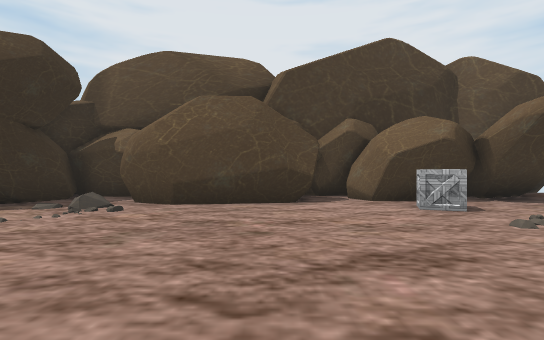
view 1 (above)

20 first-person views from a walk through a 3-D level made in the Unity game engine. The camera is 1.4 m above the floor, looks level and sees 85° across. The floor is counted in squares, 2 m on a side. Each view is taken from the middle of a square. On the plan, view 1 faces up. The plan holds only what a view shows up to about 10 squares ahead; the rest is blank. The place goes on beyond the plan. The player character is not drawn. Some animated figures are not drawn. Some surface patterns are stand-ins.

view 2
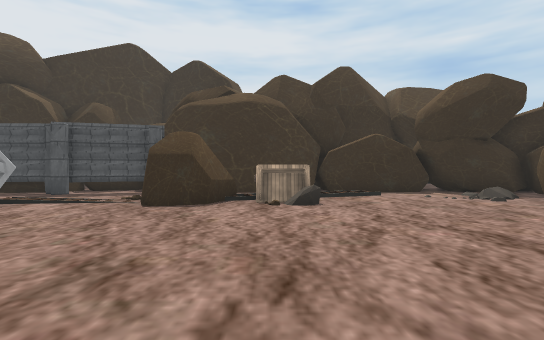

view 3
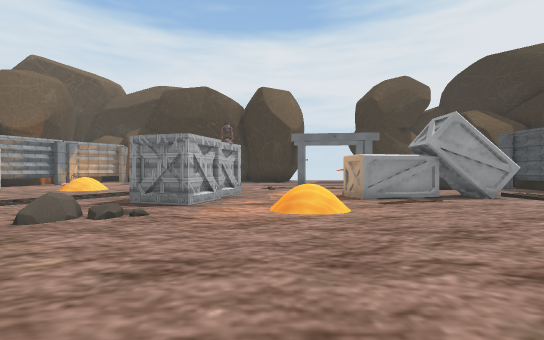

view 4
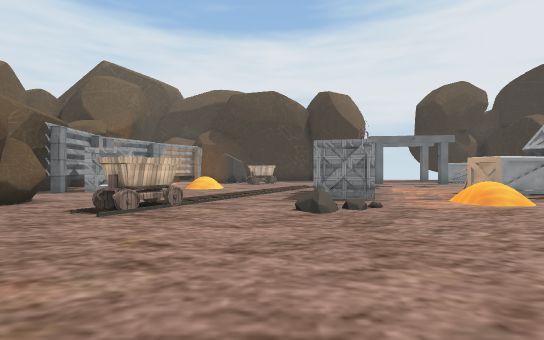

view 5
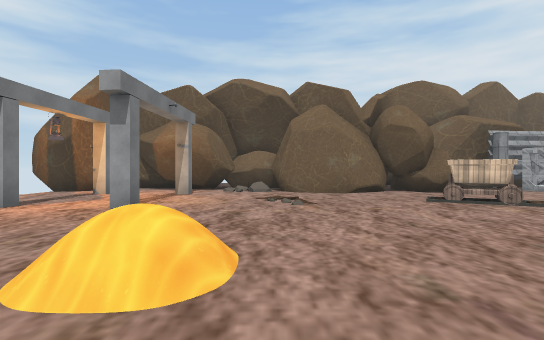

view 6
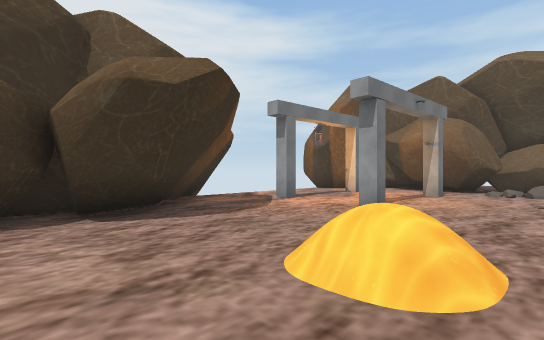

view 7
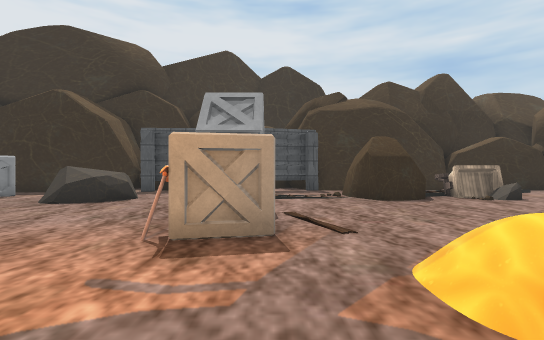

view 8
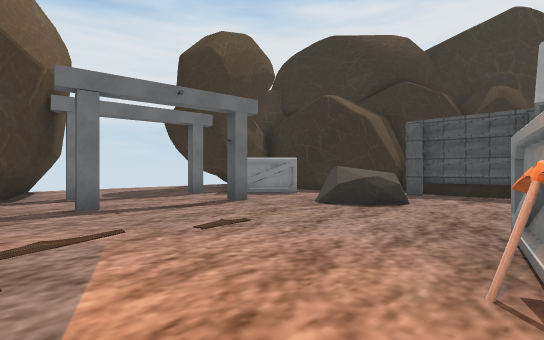

view 9
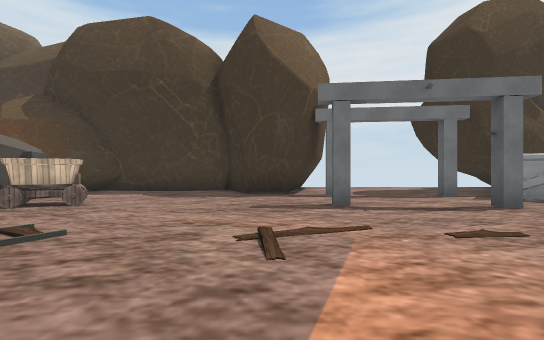

view 10
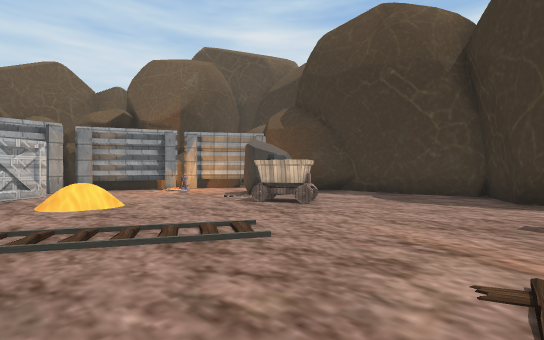

view 11
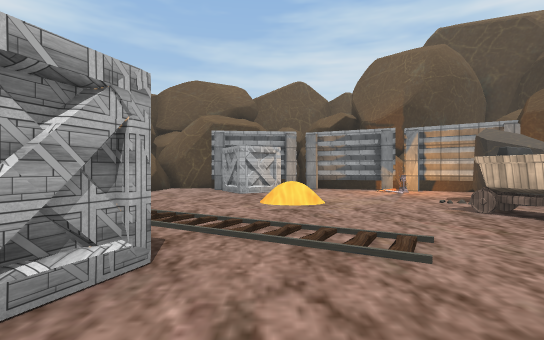

view 12
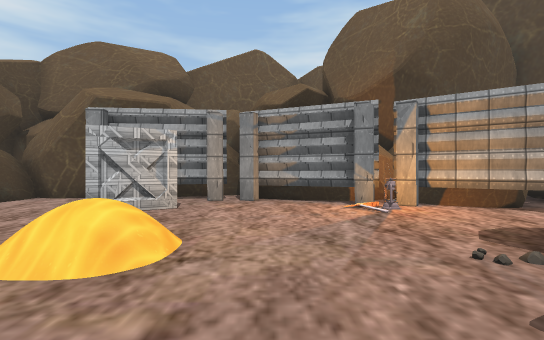

view 13
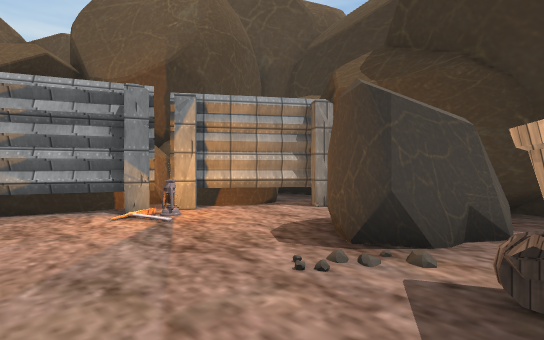

view 14
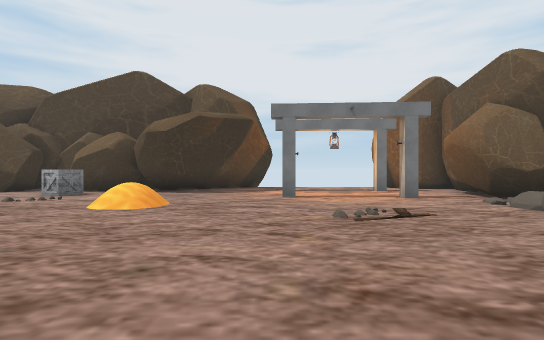

view 15
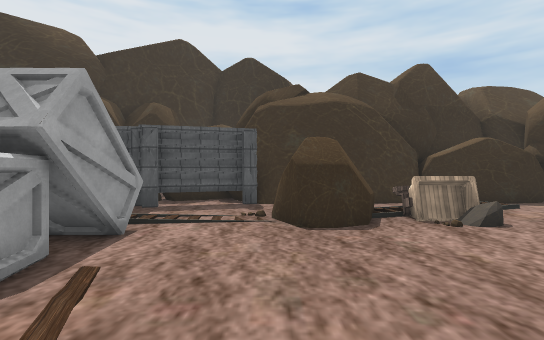

view 16
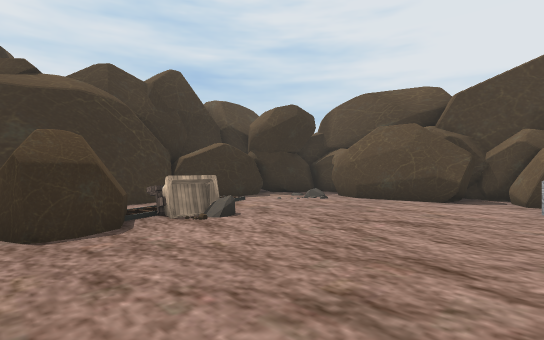

view 17
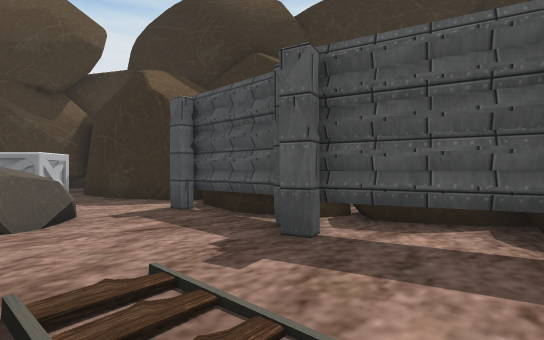

view 18
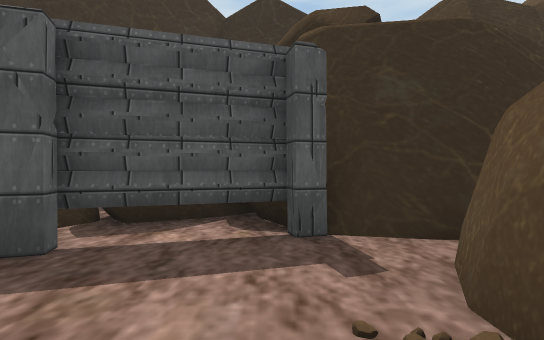

view 19
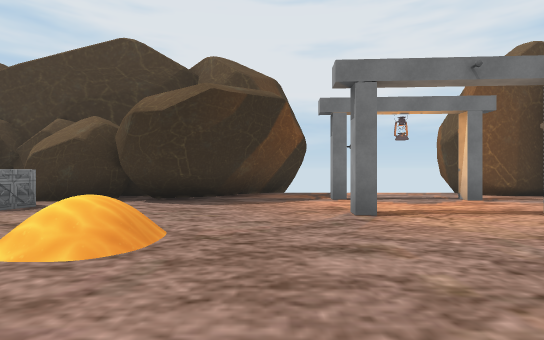

view 20
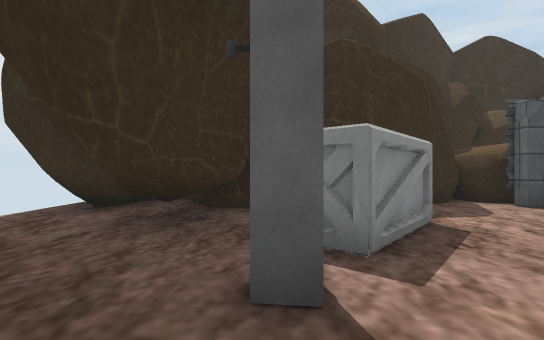

### Floor plan
Key: @ floor where view 1 was taken; # wall or solid block; . floor; / step, stairs or slope; R rock; B box; C cart; O other object.
Columns run from 6 left of view 1 to 16 right of it. Each row starts with its distance up from view 1.
 10                     #
  9              ###....#
  8 ####   #######......##
  7 ##.##########...#..#..
  6 ##.R##...B...........#
  5 #........B.....#..#..#
  4 #./.................###
  3 #./.........//......###
  2 # /.................#
  1 #  .R...............#
  0 #. C..@.............#
 -1 #/ R................#
 -2 ##RRR........R... ..#
 -3 ##.R.....//..... C..#
 -4 #........//.BB.. ...###
 -5 #O..O...O...B../......#
 -6 #O..OOOOO..BB........##
 -7 #O..........B./....BBO#
 -8 ##.........../..//..BO#
 -9 ##.RR...../../..//...O#
-10 #...R................O
-11 ##...................#
-12  #.O..#..#.... OR..O##
-13  #.OO...........##..O#
-14  #..O#..#.......# .O##
-15  ####....###..... ###
-16  ###.....########
-17  ##..  ..#
-18   ..    .#

Positions as (right, up) in squares from view 1, and headings:
1: (0, 0), facing up
2: (4, 0), facing left
3: (4, 2), facing down
4: (8, 3), facing down
5: (4, 2), facing right
6: (4, 2), facing up-right
7: (5, -5), facing left
8: (4, -6), facing down-left
9: (4, -6), facing down
10: (4, -7), facing down-right
11: (4, -8), facing right
12: (8, -10), facing right
13: (9, -10), facing down-right
14: (9, -3), facing up
15: (3, -3), facing left
16: (3, -3), facing up-left
17: (-2, -4), facing down-left
18: (-2, -4), facing left
19: (8, 0), facing up
20: (1, -14), facing left
